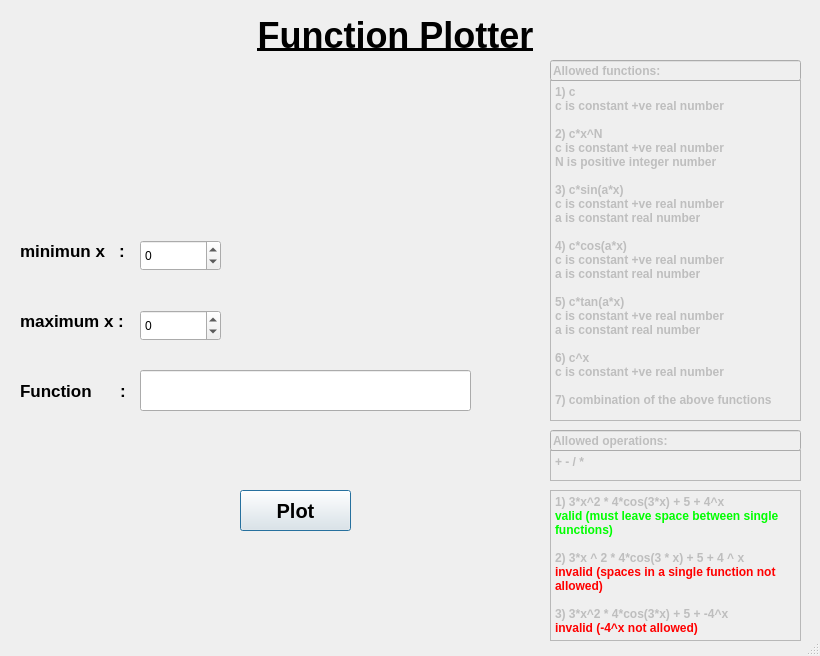
<?xml version="1.0" encoding="UTF-8"?>
<ui version="4.0">
 <class>PlotterWindow</class>
 <widget class="QDialog" name="PlotterWindow">
  <property name="geometry">
   <rect>
    <x>0</x>
    <y>0</y>
    <width>820</width>
    <height>656</height>
   </rect>
  </property>
  <property name="windowTitle">
   <string>Function Plotter</string>
  </property>
  <property name="whatsThis">
   <string/>
  </property>
  <property name="autoFillBackground">
   <bool>false</bool>
  </property>
  <property name="sizeGripEnabled">
   <bool>true</bool>
  </property>
  <property name="modal">
   <bool>false</bool>
  </property>
  <widget class="QLineEdit" name="func">
   <property name="geometry">
    <rect>
     <x>140</x>
     <y>370</y>
     <width>331</width>
     <height>41</height>
    </rect>
   </property>
   <property name="font">
    <font>
     <pointsize>10</pointsize>
    </font>
   </property>
  </widget>
  <widget class="QTextEdit" name="textEdit">
   <property name="enabled">
    <bool>false</bool>
   </property>
   <property name="geometry">
    <rect>
     <x>550</x>
     <y>80</y>
     <width>251</width>
     <height>341</height>
    </rect>
   </property>
   <property name="html">
    <string>&lt;!DOCTYPE HTML PUBLIC &quot;-//W3C//DTD HTML 4.0//EN&quot; &quot;http://www.w3.org/TR/REC-html40/strict.dtd&quot;&gt;
&lt;html&gt;&lt;head&gt;&lt;meta name=&quot;qrichtext&quot; content=&quot;1&quot; /&gt;&lt;style type=&quot;text/css&quot;&gt;
p, li { white-space: pre-wrap; }
&lt;/style&gt;&lt;/head&gt;&lt;body style=&quot; font-family:'MS Shell Dlg 2'; font-size:8.25pt; font-weight:400; font-style:normal;&quot;&gt;
&lt;p style=&quot; margin-top:0px; margin-bottom:0px; margin-left:0px; margin-right:0px; -qt-block-indent:0; text-indent:0px;&quot;&gt;&lt;span style=&quot; font-size:9pt; font-weight:600;&quot;&gt;1) c&lt;/span&gt;&lt;/p&gt;
&lt;p style=&quot; margin-top:0px; margin-bottom:0px; margin-left:0px; margin-right:0px; -qt-block-indent:0; text-indent:0px;&quot;&gt;&lt;span style=&quot; font-size:9pt; font-weight:600;&quot;&gt;c is constant +ve real number&lt;/span&gt;&lt;/p&gt;
&lt;p style=&quot;-qt-paragraph-type:empty; margin-top:0px; margin-bottom:0px; margin-left:0px; margin-right:0px; -qt-block-indent:0; text-indent:0px; font-size:9pt; font-weight:600;&quot;&gt;&lt;br /&gt;&lt;/p&gt;
&lt;p style=&quot; margin-top:0px; margin-bottom:0px; margin-left:0px; margin-right:0px; -qt-block-indent:0; text-indent:0px;&quot;&gt;&lt;span style=&quot; font-size:9pt; font-weight:600;&quot;&gt;2) c*x^N&lt;/span&gt;&lt;/p&gt;
&lt;p style=&quot; margin-top:0px; margin-bottom:0px; margin-left:0px; margin-right:0px; -qt-block-indent:0; text-indent:0px;&quot;&gt;&lt;span style=&quot; font-size:9pt; font-weight:600;&quot;&gt;c is constant +ve real number		&lt;/span&gt;&lt;/p&gt;
&lt;p style=&quot; margin-top:0px; margin-bottom:0px; margin-left:0px; margin-right:0px; -qt-block-indent:0; text-indent:0px;&quot;&gt;&lt;span style=&quot; font-size:9pt; font-weight:600;&quot;&gt;N is positive integer number&lt;/span&gt;&lt;/p&gt;
&lt;p style=&quot;-qt-paragraph-type:empty; margin-top:0px; margin-bottom:0px; margin-left:0px; margin-right:0px; -qt-block-indent:0; text-indent:0px; font-size:9pt; font-weight:600;&quot;&gt;&lt;br /&gt;&lt;/p&gt;
&lt;p style=&quot; margin-top:0px; margin-bottom:0px; margin-left:0px; margin-right:0px; -qt-block-indent:0; text-indent:0px;&quot;&gt;&lt;span style=&quot; font-size:9pt; font-weight:600;&quot;&gt;3) c*sin(a*x)	&lt;/span&gt;&lt;/p&gt;
&lt;p style=&quot; margin-top:0px; margin-bottom:0px; margin-left:0px; margin-right:0px; -qt-block-indent:0; text-indent:0px;&quot;&gt;&lt;span style=&quot; font-size:9pt; font-weight:600;&quot;&gt;c is constant +ve real number&lt;/span&gt;&lt;/p&gt;
&lt;p style=&quot; margin-top:0px; margin-bottom:0px; margin-left:0px; margin-right:0px; -qt-block-indent:0; text-indent:0px;&quot;&gt;&lt;span style=&quot; font-size:9pt; font-weight:600;&quot;&gt;a is constant real number&lt;/span&gt;&lt;/p&gt;
&lt;p style=&quot;-qt-paragraph-type:empty; margin-top:0px; margin-bottom:0px; margin-left:0px; margin-right:0px; -qt-block-indent:0; text-indent:0px; font-size:9pt; font-weight:600;&quot;&gt;&lt;br /&gt;&lt;/p&gt;
&lt;p style=&quot; margin-top:0px; margin-bottom:0px; margin-left:0px; margin-right:0px; -qt-block-indent:0; text-indent:0px;&quot;&gt;&lt;span style=&quot; font-size:9pt; font-weight:600;&quot;&gt;4) c*cos(a*x)&lt;/span&gt;&lt;/p&gt;
&lt;p style=&quot; margin-top:0px; margin-bottom:0px; margin-left:0px; margin-right:0px; -qt-block-indent:0; text-indent:0px;&quot;&gt;&lt;span style=&quot; font-size:9pt; font-weight:600;&quot;&gt;c is constant +ve real number&lt;/span&gt;&lt;/p&gt;
&lt;p style=&quot; margin-top:0px; margin-bottom:0px; margin-left:0px; margin-right:0px; -qt-block-indent:0; text-indent:0px;&quot;&gt;&lt;span style=&quot; font-size:9pt; font-weight:600;&quot;&gt;a is constant real number&lt;/span&gt;&lt;/p&gt;
&lt;p style=&quot;-qt-paragraph-type:empty; margin-top:0px; margin-bottom:0px; margin-left:0px; margin-right:0px; -qt-block-indent:0; text-indent:0px; font-size:9pt; font-weight:600;&quot;&gt;&lt;br /&gt;&lt;/p&gt;
&lt;p style=&quot; margin-top:0px; margin-bottom:0px; margin-left:0px; margin-right:0px; -qt-block-indent:0; text-indent:0px;&quot;&gt;&lt;span style=&quot; font-size:9pt; font-weight:600;&quot;&gt;5) c*tan(a*x)	&lt;/span&gt;&lt;/p&gt;
&lt;p style=&quot; margin-top:0px; margin-bottom:0px; margin-left:0px; margin-right:0px; -qt-block-indent:0; text-indent:0px;&quot;&gt;&lt;span style=&quot; font-size:9pt; font-weight:600;&quot;&gt;c is constant +ve real number&lt;/span&gt;&lt;/p&gt;
&lt;p style=&quot; margin-top:0px; margin-bottom:0px; margin-left:0px; margin-right:0px; -qt-block-indent:0; text-indent:0px;&quot;&gt;&lt;span style=&quot; font-size:9pt; font-weight:600;&quot;&gt;a is constant real number&lt;/span&gt;&lt;/p&gt;
&lt;p style=&quot;-qt-paragraph-type:empty; margin-top:0px; margin-bottom:0px; margin-left:0px; margin-right:0px; -qt-block-indent:0; text-indent:0px; font-size:9pt; font-weight:600;&quot;&gt;&lt;br /&gt;&lt;/p&gt;
&lt;p style=&quot; margin-top:0px; margin-bottom:0px; margin-left:0px; margin-right:0px; -qt-block-indent:0; text-indent:0px;&quot;&gt;&lt;span style=&quot; font-size:9pt; font-weight:600;&quot;&gt;6) c^x		&lt;/span&gt;&lt;/p&gt;
&lt;p style=&quot; margin-top:0px; margin-bottom:0px; margin-left:0px; margin-right:0px; -qt-block-indent:0; text-indent:0px;&quot;&gt;&lt;span style=&quot; font-size:9pt; font-weight:600;&quot;&gt;c is constant +ve real number&lt;/span&gt;&lt;/p&gt;
&lt;p style=&quot;-qt-paragraph-type:empty; margin-top:0px; margin-bottom:0px; margin-left:0px; margin-right:0px; -qt-block-indent:0; text-indent:0px; font-size:9pt; font-weight:600;&quot;&gt;&lt;br /&gt;&lt;/p&gt;
&lt;p style=&quot; margin-top:0px; margin-bottom:0px; margin-left:0px; margin-right:0px; -qt-block-indent:0; text-indent:0px;&quot;&gt;&lt;span style=&quot; font-size:9pt; font-weight:600;&quot;&gt;7) combination of the above functions&lt;/span&gt;&lt;/p&gt;&lt;/body&gt;&lt;/html&gt;</string>
   </property>
  </widget>
  <widget class="QLineEdit" name="lineEdit_2">
   <property name="enabled">
    <bool>false</bool>
   </property>
   <property name="geometry">
    <rect>
     <x>550</x>
     <y>60</y>
     <width>251</width>
     <height>21</height>
    </rect>
   </property>
   <property name="font">
    <font>
     <pointsize>9</pointsize>
     <weight>75</weight>
     <bold>true</bold>
    </font>
   </property>
   <property name="text">
    <string>Allowed functions:</string>
   </property>
  </widget>
  <widget class="QTextEdit" name="textEdit_2">
   <property name="enabled">
    <bool>false</bool>
   </property>
   <property name="geometry">
    <rect>
     <x>550</x>
     <y>450</y>
     <width>251</width>
     <height>31</height>
    </rect>
   </property>
   <property name="html">
    <string>&lt;!DOCTYPE HTML PUBLIC &quot;-//W3C//DTD HTML 4.0//EN&quot; &quot;http://www.w3.org/TR/REC-html40/strict.dtd&quot;&gt;
&lt;html&gt;&lt;head&gt;&lt;meta name=&quot;qrichtext&quot; content=&quot;1&quot; /&gt;&lt;style type=&quot;text/css&quot;&gt;
p, li { white-space: pre-wrap; }
&lt;/style&gt;&lt;/head&gt;&lt;body style=&quot; font-family:'MS Shell Dlg 2'; font-size:8.25pt; font-weight:400; font-style:normal;&quot;&gt;
&lt;p style=&quot; margin-top:0px; margin-bottom:0px; margin-left:0px; margin-right:0px; -qt-block-indent:0; text-indent:0px;&quot;&gt;&lt;span style=&quot; font-size:9pt; font-weight:600;&quot;&gt;+ - / *&lt;/span&gt;&lt;/p&gt;&lt;/body&gt;&lt;/html&gt;</string>
   </property>
  </widget>
  <widget class="QLineEdit" name="lineEdit_3">
   <property name="enabled">
    <bool>false</bool>
   </property>
   <property name="geometry">
    <rect>
     <x>550</x>
     <y>430</y>
     <width>251</width>
     <height>21</height>
    </rect>
   </property>
   <property name="font">
    <font>
     <pointsize>9</pointsize>
     <weight>75</weight>
     <bold>true</bold>
    </font>
   </property>
   <property name="text">
    <string>Allowed operations:</string>
   </property>
  </widget>
  <widget class="QLabel" name="label">
   <property name="geometry">
    <rect>
     <x>240</x>
     <y>10</y>
     <width>311</width>
     <height>51</height>
    </rect>
   </property>
   <property name="font">
    <font>
     <pointsize>27</pointsize>
     <weight>75</weight>
     <bold>true</bold>
     <underline>true</underline>
    </font>
   </property>
   <property name="text">
    <string>Function Plotter</string>
   </property>
   <property name="alignment">
    <set>Qt::AlignCenter</set>
   </property>
  </widget>
  <widget class="QLabel" name="label_2">
   <property name="geometry">
    <rect>
     <x>20</x>
     <y>380</y>
     <width>111</width>
     <height>21</height>
    </rect>
   </property>
   <property name="font">
    <font>
     <pointsize>13</pointsize>
     <weight>75</weight>
     <bold>true</bold>
    </font>
   </property>
   <property name="text">
    <string>Function      :</string>
   </property>
  </widget>
  <widget class="QPushButton" name="plot_button">
   <property name="geometry">
    <rect>
     <x>240</x>
     <y>490</y>
     <width>111</width>
     <height>41</height>
    </rect>
   </property>
   <property name="font">
    <font>
     <pointsize>15</pointsize>
     <weight>75</weight>
     <italic>false</italic>
     <bold>true</bold>
    </font>
   </property>
   <property name="text">
    <string>Plot</string>
   </property>
  </widget>
  <widget class="QSpinBox" name="min_x">
   <property name="geometry">
    <rect>
     <x>140</x>
     <y>240</y>
     <width>81</width>
     <height>31</height>
    </rect>
   </property>
   <property name="minimum">
    <number>-999999999</number>
   </property>
   <property name="maximum">
    <number>999999999</number>
   </property>
  </widget>
  <widget class="QLabel" name="label_3">
   <property name="geometry">
    <rect>
     <x>20</x>
     <y>240</y>
     <width>111</width>
     <height>21</height>
    </rect>
   </property>
   <property name="font">
    <font>
     <pointsize>13</pointsize>
     <weight>75</weight>
     <bold>true</bold>
    </font>
   </property>
   <property name="text">
    <string>minimun x   :</string>
   </property>
  </widget>
  <widget class="QLabel" name="label_4">
   <property name="geometry">
    <rect>
     <x>20</x>
     <y>310</y>
     <width>111</width>
     <height>21</height>
    </rect>
   </property>
   <property name="font">
    <font>
     <pointsize>13</pointsize>
     <weight>75</weight>
     <bold>true</bold>
    </font>
   </property>
   <property name="text">
    <string>maximum x :</string>
   </property>
  </widget>
  <widget class="QSpinBox" name="max_x">
   <property name="geometry">
    <rect>
     <x>140</x>
     <y>310</y>
     <width>81</width>
     <height>31</height>
    </rect>
   </property>
   <property name="minimum">
    <number>-999999999</number>
   </property>
   <property name="maximum">
    <number>999999999</number>
   </property>
  </widget>
  <widget class="QTextEdit" name="textEdit_3">
   <property name="enabled">
    <bool>false</bool>
   </property>
   <property name="geometry">
    <rect>
     <x>550</x>
     <y>490</y>
     <width>251</width>
     <height>151</height>
    </rect>
   </property>
   <property name="html">
    <string>&lt;!DOCTYPE HTML PUBLIC &quot;-//W3C//DTD HTML 4.0//EN&quot; &quot;http://www.w3.org/TR/REC-html40/strict.dtd&quot;&gt;
&lt;html&gt;&lt;head&gt;&lt;meta name=&quot;qrichtext&quot; content=&quot;1&quot; /&gt;&lt;style type=&quot;text/css&quot;&gt;
p, li { white-space: pre-wrap; }
&lt;/style&gt;&lt;/head&gt;&lt;body style=&quot; font-family:'MS Shell Dlg 2'; font-size:8.25pt; font-weight:400; font-style:normal;&quot;&gt;
&lt;p style=&quot; margin-top:0px; margin-bottom:0px; margin-left:0px; margin-right:0px; -qt-block-indent:0; text-indent:0px;&quot;&gt;&lt;span style=&quot; font-size:9pt; font-weight:600;&quot;&gt;1) 3*x^2 * 4*cos(3*x) + 5 + 4^x     &lt;/span&gt;&lt;/p&gt;
&lt;p style=&quot; margin-top:0px; margin-bottom:0px; margin-left:0px; margin-right:0px; -qt-block-indent:0; text-indent:0px;&quot;&gt;&lt;span style=&quot; font-size:9pt; font-weight:600; color:#00ff00;&quot;&gt;valid (must leave space between single functions)&lt;/span&gt;&lt;/p&gt;
&lt;p style=&quot;-qt-paragraph-type:empty; margin-top:0px; margin-bottom:0px; margin-left:0px; margin-right:0px; -qt-block-indent:0; text-indent:0px; font-size:9pt; font-weight:600;&quot;&gt;&lt;br /&gt;&lt;/p&gt;
&lt;p style=&quot; margin-top:0px; margin-bottom:0px; margin-left:0px; margin-right:0px; -qt-block-indent:0; text-indent:0px;&quot;&gt;&lt;span style=&quot; font-size:9pt; font-weight:600;&quot;&gt;2) 3*x ^ 2 * 4*cos(3 * x) + 5 + 4 ^ x   &lt;/span&gt;&lt;/p&gt;
&lt;p style=&quot; margin-top:0px; margin-bottom:0px; margin-left:0px; margin-right:0px; -qt-block-indent:0; text-indent:0px;&quot;&gt;&lt;span style=&quot; font-size:9pt; font-weight:600; color:#ff0000;&quot;&gt;invalid (spaces in a single function not allowed)&lt;/span&gt;&lt;/p&gt;
&lt;p style=&quot;-qt-paragraph-type:empty; margin-top:0px; margin-bottom:0px; margin-left:0px; margin-right:0px; -qt-block-indent:0; text-indent:0px; font-size:9pt; font-weight:600;&quot;&gt;&lt;br /&gt;&lt;/p&gt;
&lt;p style=&quot; margin-top:0px; margin-bottom:0px; margin-left:0px; margin-right:0px; -qt-block-indent:0; text-indent:0px;&quot;&gt;&lt;span style=&quot; font-size:9pt; font-weight:600;&quot;&gt;3) 3*x^2 * 4*cos(3*x) + 5 + -4^x  &lt;/span&gt;&lt;/p&gt;
&lt;p style=&quot; margin-top:0px; margin-bottom:0px; margin-left:0px; margin-right:0px; -qt-block-indent:0; text-indent:0px;&quot;&gt;&lt;span style=&quot; font-size:9pt; font-weight:600; color:#ff0000;&quot;&gt;invalid (-4^x not allowed)&lt;/span&gt;&lt;/p&gt;&lt;/body&gt;&lt;/html&gt;</string>
   </property>
  </widget>
 </widget>
 <resources/>
 <connections/>
</ui>
